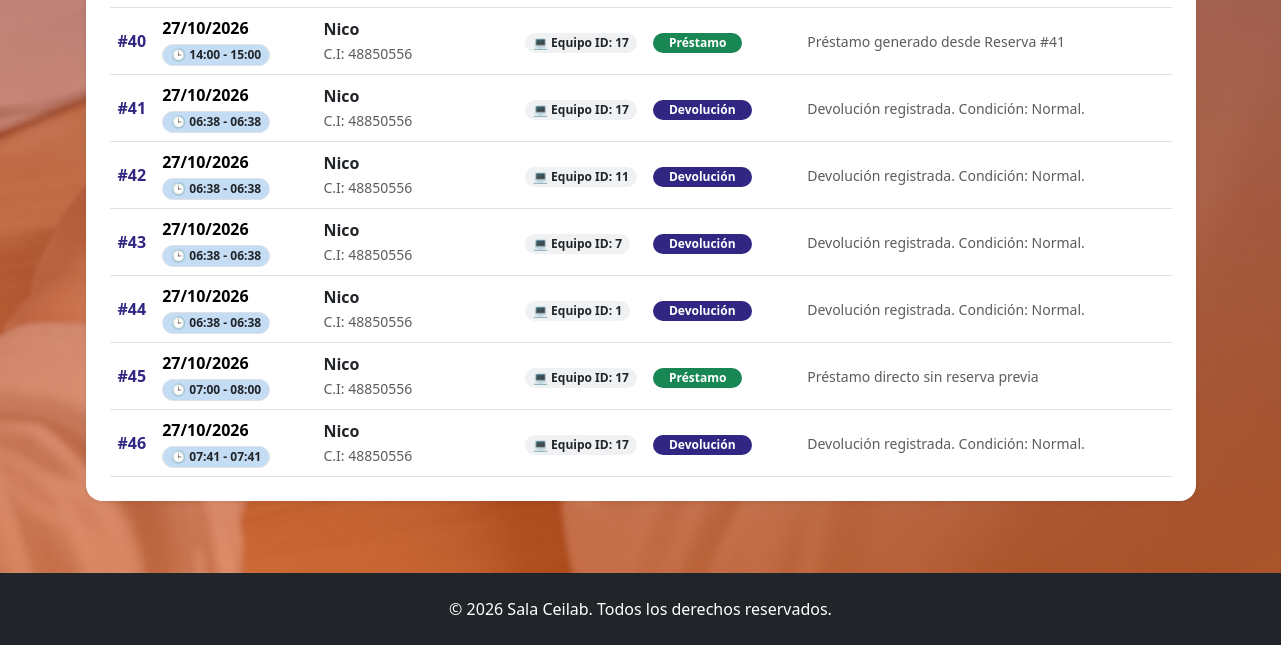
The page /Formularios/historialPrestaDevPersonal.php (signed in, lower part) on the database as committed earlier.
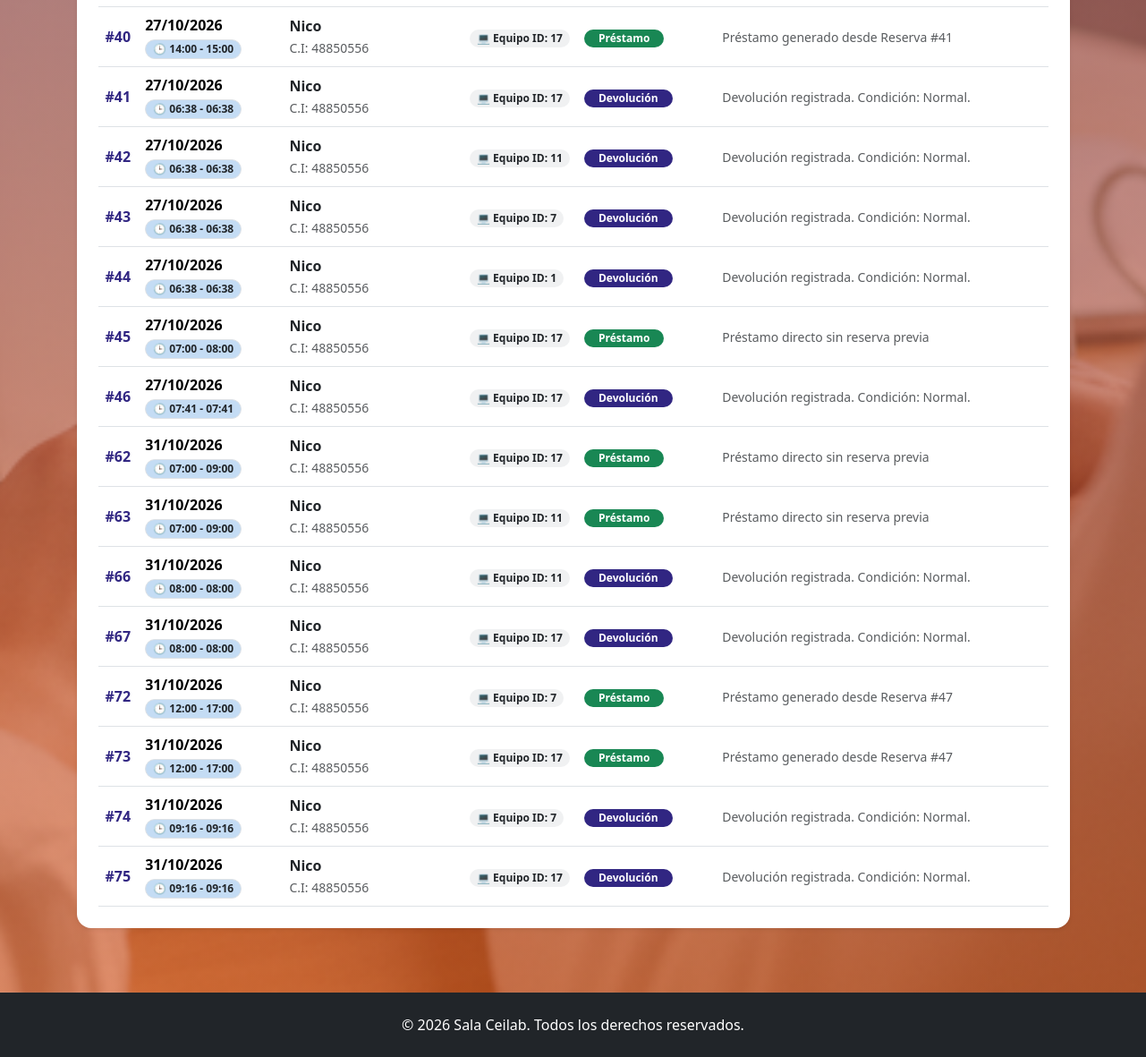
The same page on the database as committed later.
### tables this page shows
CREATE TABLE `operaciones` (
  `IDOperaciones` int(10) NOT NULL,
  `Accion` int(10) NOT NULL,
  `Fecha` date NOT NULL,
  `HoraInicio` time DEFAULT NULL,
  `HoraFin` time DEFAULT NULL,
  `Observaciones` varchar(70) NOT NULL,
  `IDUsuario` int(11) DEFAULT NULL,
  `IDEquipo` int(11) DEFAULT NULL
);

CREATE TABLE `usuario` (
  `IDUsuario` int(10) NOT NULL,
  `Nombre` varchar(30) DEFAULT NULL,
  `Contraseña` varchar(61) DEFAULT NULL,
  `Email` varchar(30) DEFAULT NULL,
  `Direccion` varchar(50) NOT NULL,
  `Faltas` int(11) NOT NULL DEFAULT 0,
  `Observaciones` varchar(50) NOT NULL,
  `Fecha_creacion` date DEFAULT NULL,
  `Creador_IDUsuario` int(11) DEFAULT NULL,
  `cedula` int(8) NOT NULL,
  `activo` tinyint(1) DEFAULT 1
);

### Clases/ClsOperaciones.php (called while the page is built, shortened)
<?php
class ClsOperaciones {
    public function obtenerHistorialPrestamoDev($filtroCedula = '', $filtroAccion = '', $filtroIDUsuario = '') {
        $objConexion = new Conexion();
        $link = $objConexion->conectar();
        $sql = "SELECT o.IDOperaciones, o.Accion, o.Fecha, o.HoraInicio, o.HoraFin, o.Observaciones,
                       u.nombre AS NombreUsuario, u.cedula AS CedulaUsuario, o.IDEquipo,
                       e.Disponibilidad AS EquipoDisponibilidad, e.Observaciones AS ObsEquipo,
                       ultimo_mov.MaxID
                FROM operaciones o
                INNER JOIN usuario u ON o.IDUsuario = u.IDUsuario
                LEFT JOIN equipo e ON o.IDEquipo = e.IDEquipo
                LEFT JOIN (
                    SELECT IDEquipo, MAX(IDOperaciones) as MaxID
                    FROM operaciones
                    GROUP BY IDEquipo
                ) ultimo_mov ON o.IDEquipo = ultimo_mov.IDEquipo
                WHERE 1=1";
        if (!empty($filtroIDUsuario)) {
            $idUsuarioEscaped = mysqli_real_escape_string($link, $filtroIDUsuario);
            $sql .= " AND o.IDUsuario = '$idUsuarioEscaped'";
        }
        $sql .= " ORDER BY o.IDOperaciones ASC";
        return mysqli_query($link, $sql);
    }
}
?>

### Formularios/historialPrestaDevPersonal.php (the view, shortened to what the changed rows need)
<?php
$idUsuarioActual = $_SESSION['IDUsuario'] ?? $_SESSION['id_usuario'] ?? '';
require_once '../Clases/ClsOperaciones.php';
$objOperaciones = new ClsOperaciones();
$historialPrestamos = $objOperaciones->obtenerHistorialPrestamoDev('', '', $idUsuarioActual);
?>
<!doctype html>
<html lang="es">
<head>
    <link href="../bootstrap_theme/bootstrap.css" rel="stylesheet" type="text/css">
    <link rel="stylesheet" href="../Estilos/blocks.css">
    <link href="../Estilos/style.css" rel="stylesheet">
    <link href="../Estilos/CSSImpresion.css" rel="stylesheet" type="text/css" media="print">
</head>
<body class="d-flex flex-column min-vh-100 bg-light">
    <section class="hero-section flex-fill pb-5 pt-5">
    <div class="container my-4">
        <div class="card border-0 shadow-sm rounded-4 p-4 bg-white">
            <?php if ($historialPrestamos && mysqli_num_rows($historialPrestamos) > 0): ?>
                <div class="table-responsive">
                    <table class="table table-hover align-middle mb-0">
                        <tbody>
                            <?php while ($row = mysqli_fetch_assoc($historialPrestamos)):
                                $esIncidenciaDot = ($row['Accion'] == '2' && isset($row['Observaciones']) && stripos($row['Observaciones'], 'Equipo no devuelto al cierre del día') !== false);
                                $esUltimoMovimiento = (isset($row['MaxID']) && $row['IDOperaciones'] == $row['MaxID']);
                                $esPrestamoPendiente = ($row['Accion'] == '1' && $esUltimoMovimiento);
                                if ($esIncidenciaDot) {
                                    $badgeClass = 'bg-danger text-white';
                                    $textoAccion = '🚨 No Devuelto';
                                } elseif ($esPrestamoPendiente) {
                                    $badgeClass = 'bg-warning text-dark fw-bold';
                                    $textoAccion = '⏳ Préstamo Activo';
                                } elseif ($row['Accion'] == '1') {
                                    $badgeClass = 'bg-success text-white';
                                    $textoAccion = 'Préstamo';
                                } else {
                                    $badgeClass = 'bg-primary text-white';
                                    $textoAccion = 'Devolución';
                                }
                            ?>
                                <tr>
                                    <td class="fw-bold text-primary">#<?php echo htmlspecialchars($row['IDOperaciones']); ?></td>
                                    <td>
                                        <div class="fw-semibold"><?php echo date("d/m/Y", strtotime($row['Fecha'])); ?></div>
                                        <span class="badge bg-light text-dark border px-2 py-1 mt-1">
                                            🕒 <?php echo htmlspecialchars(substr($row['HoraInicio'], 0, 5) . ' - ' . substr($row['HoraFin'], 0, 5)); ?>
                                        </span>
                                    </td>
                                    <td>
                                        <div class="fw-bold text-dark"><?php echo htmlspecialchars($row['NombreUsuario']); ?></div>
                                        <small class="text-muted">C.I: <?php echo htmlspecialchars($row['CedulaUsuario']); ?></small>
                                    </td>
                                    <td>
                                        <span class="badge bg-secondary bg-opacity-10 text-dark fw-bold px-2 py-1">
                                            💻 Equipo ID: <?php echo htmlspecialchars($row['IDEquipo']); ?>
                                        </span>
                                    </td>
                                    <td>
                                        <span class="badge <?php echo $badgeClass; ?> px-3 py-1 rounded-pill fw-bold">
                                            <?php echo $textoAccion; ?>
                                        </span>
                                    </td>
                                    <td>
                                        <span class="text-muted small"><?php echo htmlspecialchars($row['Observaciones']); ?></span>
                                    </td>
                                </tr>
                            <?php endwhile; ?>
                        </tbody>
                    </table>
                </div>
            <?php else: ?>
                <div class="text-center py-5">
                    <p class="fs-5 text-muted mb-0">No tienes registros de préstamos o devoluciones en tu historial.</p>
                </div>
            <?php endif; ?>
        </div>
    </div>
    </section>
</body>
</html>

Rows that differ between the two databases and show on the page:
added operaciones: IDOperaciones "62", Fecha "31/10/2026", HoraInicio+HoraFin "07:00 - 09:00", IDUsuario.Nombre "Nico", IDUsuario.cedula "48850556", IDEquipo "17", textoAccion "Préstamo", Observaciones "Préstamo directo sin reserva previa"
added operaciones: IDOperaciones "63", Fecha "31/10/2026", HoraInicio+HoraFin "07:00 - 09:00", IDUsuario.Nombre "Nico", IDUsuario.cedula "48850556", IDEquipo "11", textoAccion "Préstamo", Observaciones "Préstamo directo sin reserva previa"
added operaciones: IDOperaciones "66", Fecha "31/10/2026", HoraInicio+HoraFin "08:00 - 08:00", IDUsuario.Nombre "Nico", IDUsuario.cedula "48850556", IDEquipo "11", textoAccion "Devolución", Observaciones "Devolución registrada. Condición: Normal."
added operaciones: IDOperaciones "67", Fecha "31/10/2026", HoraInicio+HoraFin "08:00 - 08:00", IDUsuario.Nombre "Nico", IDUsuario.cedula "48850556", IDEquipo "17", textoAccion "Devolución", Observaciones "Devolución registrada. Condición: Normal."
added operaciones: IDOperaciones "72", Fecha "31/10/2026", HoraInicio+HoraFin "12:00 - 17:00", IDUsuario.Nombre "Nico", IDUsuario.cedula "48850556", IDEquipo "7", textoAccion "Préstamo", Observaciones "Préstamo generado desde Reserva #47"
added operaciones: IDOperaciones "73", Fecha "31/10/2026", HoraInicio+HoraFin "12:00 - 17:00", IDUsuario.Nombre "Nico", IDUsuario.cedula "48850556", IDEquipo "17", textoAccion "Préstamo", Observaciones "Préstamo generado desde Reserva #47"
added operaciones: IDOperaciones "74", Fecha "31/10/2026", HoraInicio+HoraFin "09:16 - 09:16", IDUsuario.Nombre "Nico", IDUsuario.cedula "48850556", IDEquipo "7", textoAccion "Devolución", Observaciones "Devolución registrada. Condición: Normal."
added operaciones: IDOperaciones "75", Fecha "31/10/2026", HoraInicio+HoraFin "09:16 - 09:16", IDUsuario.Nombre "Nico", IDUsuario.cedula "48850556", IDEquipo "17", textoAccion "Devolución", Observaciones "Devolución registrada. Condición: Normal."
